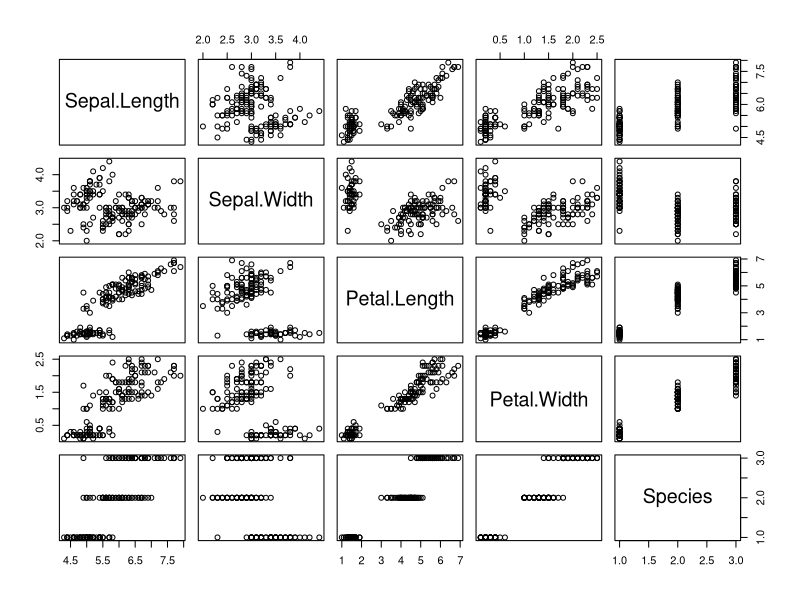
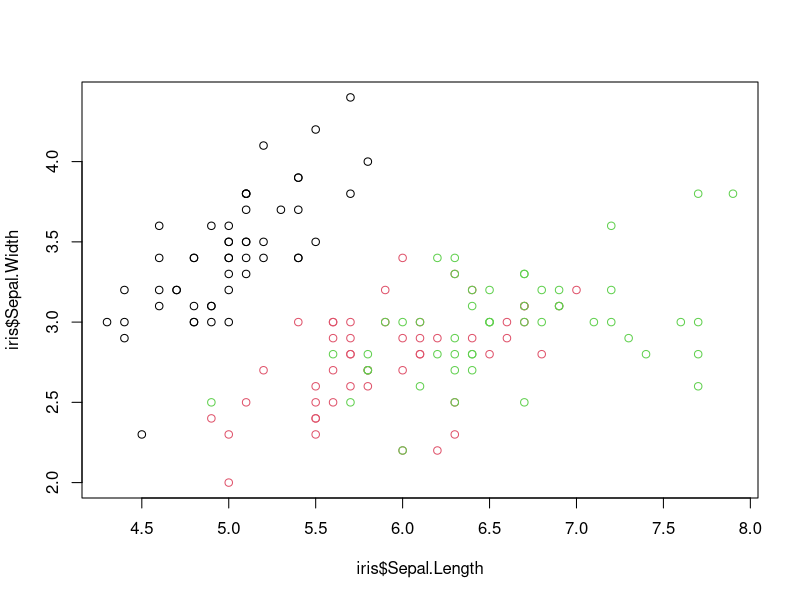
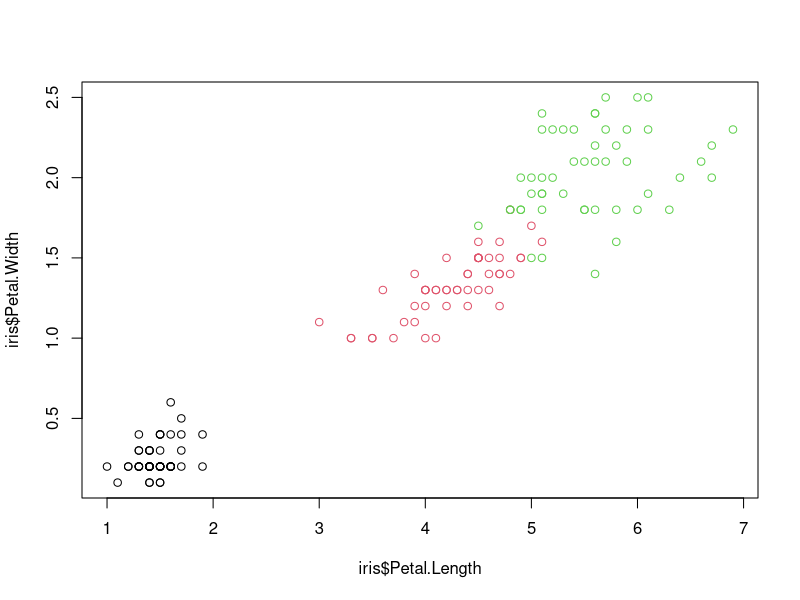
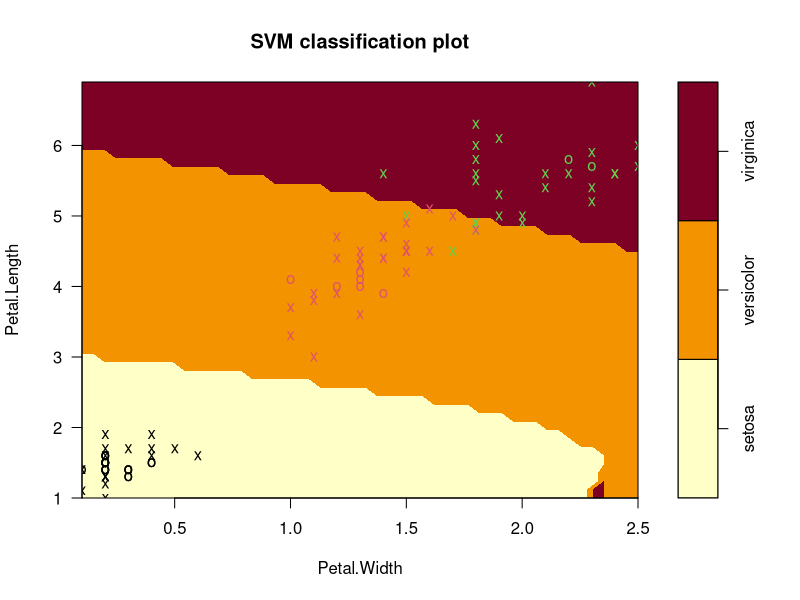
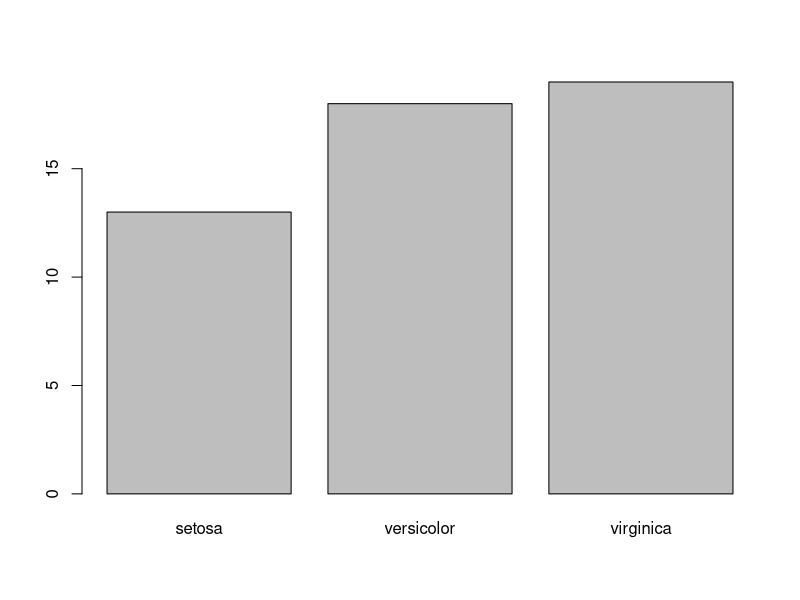

Here is the R script that generated these plots, in order:
library("e1071")
plot(iris)

plot(iris$Sepal.Length, iris$Sepal.Width, col=iris$Species)
plot(iris$Petal.Length, iris$Petal.Width, col=iris$Species)

s<-sample(150, 100)
col<-c("Petal.Length", "Petal.Width", "Species")

iris_train<-iris[s,col]
iris_test<-iris[-s,col]

svmfit <- svm(Species ~., data = iris_train, kernel = "radial", cost = .1, scale = FALSE)
print(svmfit)
plot(svmfit, iris_train[,col])

tuned <- tune(svm, Species ~., data = iris_train, kernel = "radial", ranges = list(cost=c(0.001,0.01,.1,1,10,100)))
summary(tuned)

p <- predict(svmfit, iris_test[,col], type="class")
plot(p)

table(p, iris_test[,3])
mean(p== iris_test[,3])
